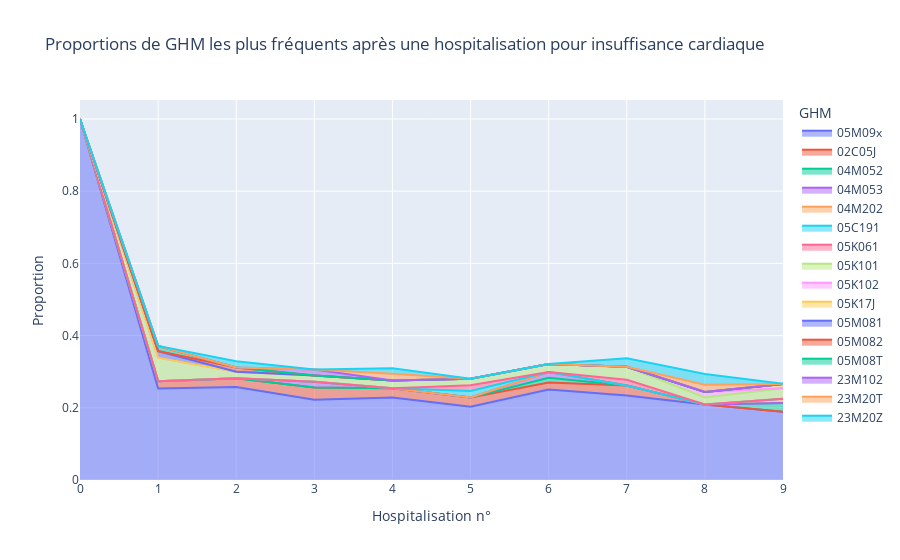

Notebook cell for this chart:
### Code cell
fig = px.area(database, title="Proportions de GHM les plus fréquents après une hospitalisation pour insuffisance cardiaque",
             labels={
                     "value": "Proportion",
                     "index": "Hospitalisation n°",
                     "variable" : "GHM"
                 })
fig.show()
fig.write_html("data/GHM_apres_IC_prop_subset.html")

### Figure 1 — Plotly figure (JSON) as saved in the notebook; plotly's stock layout.template omitted (floating-point values rounded to 4 significant figures)
{"data": [{"fillpattern": {"shape": ""}, "hovertemplate": "GHM=05M09x<br>Hospitalisation n°=%{x}<br>Proportion=%{y}<extra></extra>", "legendgroup": "05M09x", "line": {"color": "#636efa"}, "marker": {"symbol": "circle"}, "mode": "lines", "name": "05M09x", "orientation": "v", "showlegend": true, "stackgroup": "1", "type": "scatter", "visible": true, "x": ["0", "1", "2", "3", "4", "5", "6", "7", "8", "9"], "xaxis": "x", "y": [1, 0.2533, 0.2573, 0.222, 0.2288, 0.2031, 0.2508, 0.2341, 0.209, 0.1893], "yaxis": "y"}, {"fillpattern": {"shape": ""}, "hovertemplate": "GHM=02C05J<br>Hospitalisation n°=%{x}<br>Proportion=%{y}<extra></extra>", "legendgroup": "02C05J", "line": {"color": "#EF553B"}, "marker": {"symbol": "circle"}, "mode": "lines", "name": "02C05J", "orientation": "v", "showlegend": true, "stackgroup": "1", "type": "scatter", "x": ["0", "1", "2", "3", "4", "5", "6", "7", "8", "9"], "xaxis": "x", "y": [null, 0.02051, 0.02485, 0.03442, 0.02542, 0.02571, 0.01929, 0.02778, null, null], "yaxis": "y"}, {"fillpattern": {"shape": ""}, "hovertemplate": "GHM=04M052<br>Hospitalisation n°=%{x}<br>Proportion=%{y}<extra></extra>", "legendgroup": "04M052", "line": {"color": "#00cc96"}, "marker": {"symbol": "circle"}, "mode": "lines", "name": "04M052", "orientation": "v", "showlegend": true, "stackgroup": "1", "type": "scatter", "x": ["0", "1", "2", "3", "4", "5", "6", "7", "8", "9"], "xaxis": "x", "y": [null, null, null, null, null, null, 0.01286, null, null, 0.02367], "yaxis": "y"}, {"fillpattern": {"shape": ""}, "hovertemplate": "GHM=04M053<br>Hospitalisation n°=%{x}<br>Proportion=%{y}<extra></extra>", "legendgroup": "04M053", "line": {"color": "#ab63fa"}, "marker": {"symbol": "circle"}, "mode": "lines", "name": "04M053", "orientation": "v", "showlegend": true, "stackgroup": "1", "type": "scatter", "x": ["0", "1", "2", "3", "4", "5", "6", "7", "8", "9"], "xaxis": "x", "y": [null, null, null, 0.01549, null, null, 0.01608, null, null, null], "yaxis": "y"}, {"fillpattern": {"shape": ""}, "hovertemplate": "GHM=04M202<br>Hospitalisation n°=%{x}<br>Proportion=%{y}<extra></extra>", "legendgroup": "04M202", "line": {"color": "#FFA15A"}, "marker": {"symbol": "circle"}, "mode": "lines", "name": "04M202", "orientation": "v", "showlegend": true, "stackgroup": "1", "type": "scatter", "x": ["0", "1", "2", "3", "4", "5", "6", "7", "8", "9"], "xaxis": "x", "y": [null, null, null, null, null, null, null, null, null, 0.01183], "yaxis": "y"}, {"fillpattern": {"shape": ""}, "hovertemplate": "GHM=05C191<br>Hospitalisation n°=%{x}<br>Proportion=%{y}<extra></extra>", "legendgroup": "05C191", "line": {"color": "#19d3f3"}, "marker": {"symbol": "circle"}, "mode": "lines", "name": "05C191", "orientation": "v", "showlegend": true, "stackgroup": "1", "type": "scatter", "x": ["0", "1", "2", "3", "4", "5", "6", "7", "8", "9"], "xaxis": "x", "y": [null, null, null, null, null, 0.01799, null, null, null, null], "yaxis": "y"}, {"fillpattern": {"shape": ""}, "hovertemplate": "GHM=05K061<br>Hospitalisation n°=%{x}<br>Proportion=%{y}<extra></extra>", "legendgroup": "05K061", "line": {"color": "#FF6692"}, "marker": {"symbol": "circle"}, "mode": "lines", "name": "05K061", "orientation": "v", "showlegend": true, "stackgroup": "1", "type": "scatter", "x": ["0", "1", "2", "3", "4", "5", "6", "7", "8", "9"], "xaxis": "x", "y": [null, null, null, null, null, 0.01542, null, 0.01587, null, null], "yaxis": "y"}, {"fillpattern": {"shape": ""}, "hovertemplate": "GHM=05K101<br>Hospitalisation n°=%{x}<br>Proportion=%{y}<extra></extra>", "legendgroup": "05K101", "line": {"color": "#B6E880"}, "marker": {"symbol": "circle"}, "mode": "lines", "name": "05K101", "orientation": "v", "showlegend": true, "stackgroup": "1", "type": "scatter", "x": ["0", "1", "2", "3", "4", "5", "6", "7", "8", "9"], "xaxis": "x", "y": [null, 0.06514, 0.01754, 0.01721, 0.02119, 0.01799, 0.02251, 0.03571, 0.0199, 0.02959], "yaxis": "y"}, {"fillpattern": {"shape": ""}, "hovertemplate": "GHM=05K102<br>Hospitalisation n°=%{x}<br>Proportion=%{y}<extra></extra>", "legendgroup": "05K102", "line": {"color": "#FF97FF"}, "marker": {"symbol": "circle"}, "mode": "lines", "name": "05K102", "orientation": "v", "showlegend": true, "stackgroup": "1", "type": "scatter", "x": ["0", "1", "2", "3", "4", "5", "6", "7", "8", "9"], "xaxis": "x", "y": [null, null, null, null, null, null, null, null, 0.01493, null], "yaxis": "y"}, {"fillpattern": {"shape": ""}, "hovertemplate": "GHM=05K17J<br>Hospitalisation n°=%{x}<br>Proportion=%{y}<extra></extra>", "legendgroup": "05K17J", "line": {"color": "#FECB52"}, "marker": {"symbol": "circle"}, "mode": "lines", "name": "05K17J", "orientation": "v", "showlegend": true, "stackgroup": "1", "type": "scatter", "x": ["0", "1", "2", "3", "4", "5", "6", "7", "8", "9"], "xaxis": "x", "y": [null, null, null, null, null, null, null, null, null, 0.01183], "yaxis": "y"}, {"fillpattern": {"shape": ""}, "hovertemplate": "GHM=05M081<br>Hospitalisation n°=%{x}<br>Proportion=%{y}<extra></extra>", "legendgroup": "05M081", "line": {"color": "#636efa"}, "marker": {"symbol": "circle"}, "mode": "lines", "name": "05M081", "orientation": "v", "showlegend": true, "stackgroup": "1", "type": "scatter", "x": ["0", "1", "2", "3", "4", "5", "6", "7", "8", "9"], "xaxis": "x", "y": [null, 0.01809, null, null, null, null, null, null, null, null], "yaxis": "y"}, {"fillpattern": {"shape": ""}, "hovertemplate": "GHM=05M082<br>Hospitalisation n°=%{x}<br>Proportion=%{y}<extra></extra>", "legendgroup": "05M082", "line": {"color": "#EF553B"}, "marker": {"symbol": "circle"}, "mode": "lines", "name": "05M082", "orientation": "v", "showlegend": true, "stackgroup": "1", "type": "scatter", "x": ["0", "1", "2", "3", "4", "5", "6", "7", "8", "9"], "xaxis": "x", "y": [null, null, 0.0117, null, null, null, null, null, null, null], "yaxis": "y"}, {"fillpattern": {"shape": ""}, "hovertemplate": "GHM=05M08T<br>Hospitalisation n°=%{x}<br>Proportion=%{y}<extra></extra>", "legendgroup": "05M08T", "line": {"color": "#00cc96"}, "marker": {"symbol": "circle"}, "mode": "lines", "name": "05M08T", "orientation": "v", "showlegend": true, "stackgroup": "1", "type": "scatter", "x": ["0", "1", "2", "3", "4", "5", "6", "7", "8", "9"], "xaxis": "x", "y": [null, 0.01448, null, null, null, null, null, null, null, null], "yaxis": "y"}, {"fillpattern": {"shape": ""}, "hovertemplate": "GHM=23M102<br>Hospitalisation n°=%{x}<br>Proportion=%{y}<extra></extra>", "legendgroup": "23M102", "line": {"color": "#ab63fa"}, "marker": {"symbol": "circle"}, "mode": "lines", "name": "23M102", "orientation": "v", "showlegend": true, "stackgroup": "1", "type": "scatter", "x": ["0", "1", "2", "3", "4", "5", "6", "7", "8", "9"], "xaxis": "x", "y": [null, null, null, 0.01721, null, null, null, null, null, null], "yaxis": "y"}, {"fillpattern": {"shape": ""}, "hovertemplate": "GHM=23M20T<br>Hospitalisation n°=%{x}<br>Proportion=%{y}<extra></extra>", "legendgroup": "23M20T", "line": {"color": "#FFA15A"}, "marker": {"symbol": "circle"}, "mode": "lines", "name": "23M20T", "orientation": "v", "showlegend": true, "stackgroup": "1", "type": "scatter", "x": ["0", "1", "2", "3", "4", "5", "6", "7", "8", "9"], "xaxis": "x", "y": [null, null, null, null, 0.01907, null, null, null, 0.0199, null], "yaxis": "y"}, {"fillpattern": {"shape": ""}, "hovertemplate": "GHM=23M20Z<br>Hospitalisation n°=%{x}<br>Proportion=%{y}<extra></extra>", "legendgroup": "23M20Z", "line": {"color": "#19d3f3"}, "marker": {"symbol": "circle"}, "mode": "lines", "name": "23M20Z", "orientation": "v", "showlegend": true, "stackgroup": "1", "type": "scatter", "x": ["0", "1", "2", "3", "4", "5", "6", "7", "8", "9"], "xaxis": "x", "y": [null, null, 0.01754, null, 0.01483, null, null, 0.02381, 0.02985, null], "yaxis": "y"}], "layout": {"autosize": true, "legend": {"title": {"text": "GHM"}, "tracegroupgap": 0}, "title": {"text": "Proportions de GHM les plus fréquents après une hospitalisation pour insuffisance cardiaque"}, "xaxis": {"anchor": "y", "autorange": true, "domain": [0, 1], "range": [0, 9], "title": {"text": "Hospitalisation n°"}, "type": "category"}, "yaxis": {"anchor": "x", "autorange": true, "domain": [0, 1], "range": [0, 1.053], "title": {"text": "Proportion"}, "type": "linear"}}}
